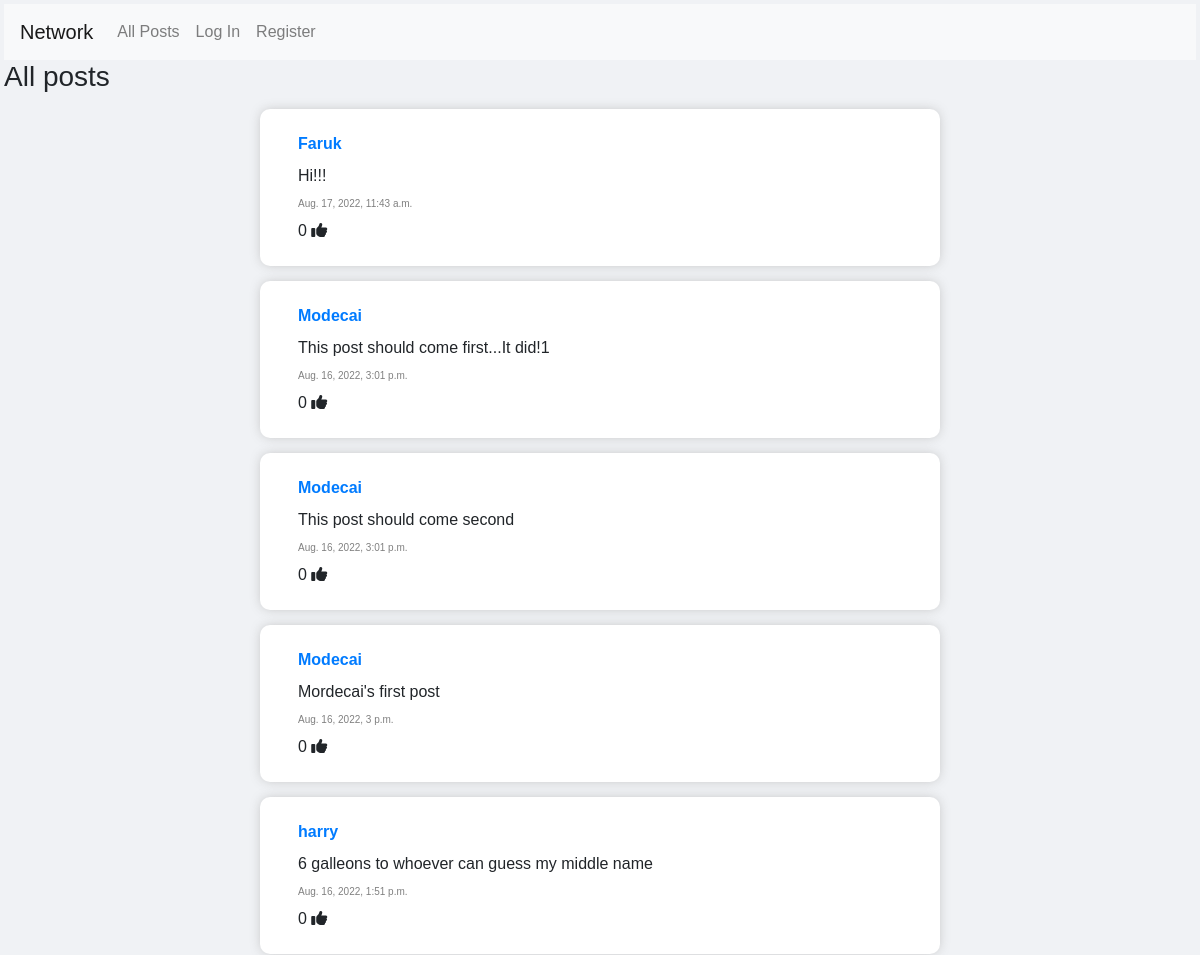
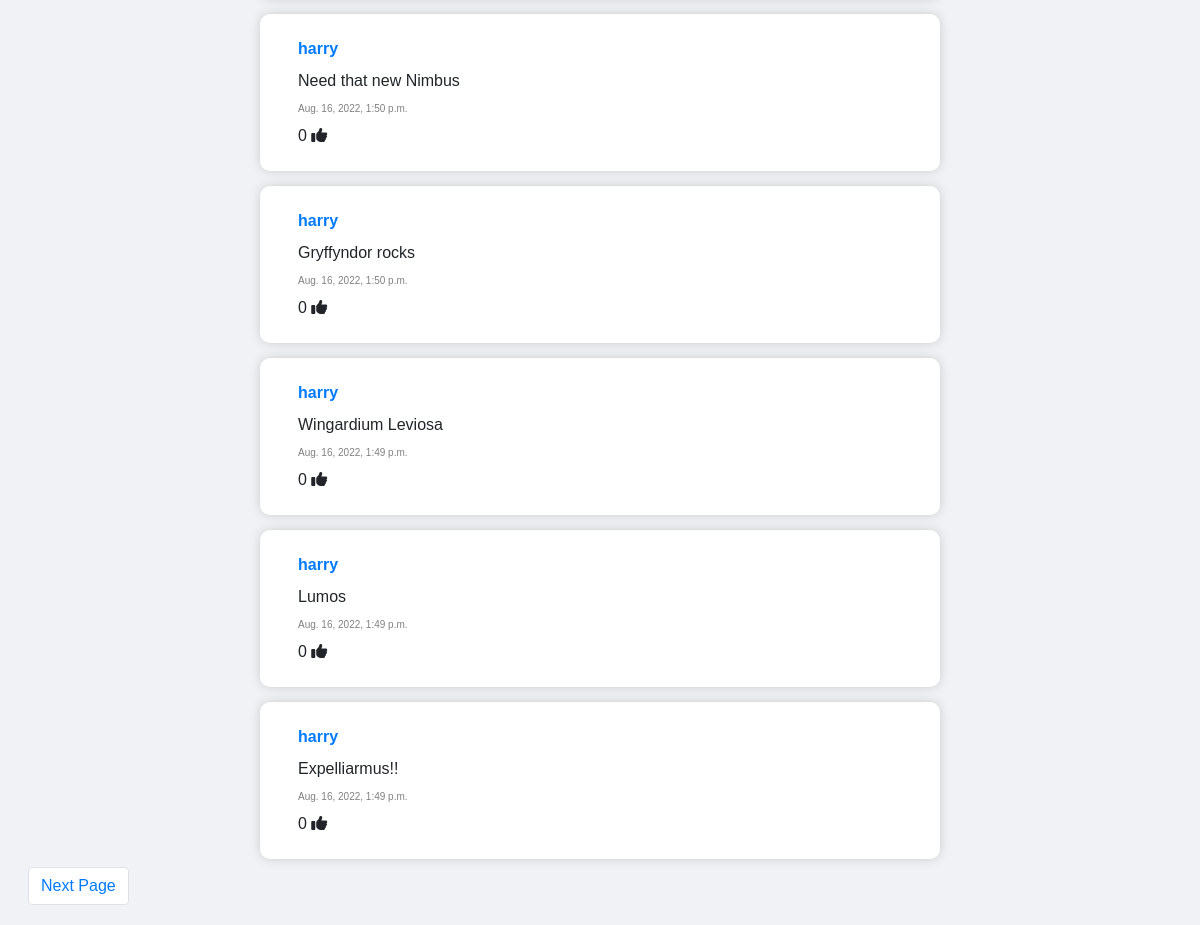
The page / on the database its author committed (2 pictures, top to bottom).
### network/models.py (models this page shows, shortened)
class Post(models.Model):
    id = models.AutoField(primary_key=True)
    user = models.ForeignKey(User, on_delete=models.CASCADE)
    addedOn = models.DateTimeField(auto_now_add=True)
    content = models.CharField(max_length=500)
    liked_by = models.ManyToManyField(User, symmetrical=False, blank=True, related_name="users_liked")
    def count_likes(self):
        return self.liked_by.count()
    class Meta:
        ordering = ['-addedOn']

class User(AbstractUser):
    followers = models.ManyToManyField('self', symmetrical=False, blank=True, related_name='user_followers')

### network/views.py (the view)
# urls.py: path("", views.index, name="index"),
def index(request):
    posts_per_page = 10
    post_list = Post.objects.all()
    paginator = Paginator(post_list, posts_per_page)
    get_page = request.GET.get('p')
    page_number = get_page if get_page is not None else 1
    current_page = paginator.get_page(page_number)
    context = {
        "current_page": current_page,
        "pagination_needed": paginator.num_pages > 1
    }
    if request.method == "POST":
        post_body = request.POST["post-text"]
        if len(post_body) > 0:
            post = Post(user=request.user, content=post_body)
            post.save()
    return render(request, "network/index.html", context)

### network/templates/network/index.html (shortened to what this page needs)
{% extends "network/layout.html" %}
{% load static %}
{% block body %}
    <div class="container-m3">
        <h3>All posts</h3>
    </div>
    {% for post in current_page.object_list %}
        <div class="post-wrap-card post-div">
            <div class="row m-2">
                <div class="col font-weight-bold"><a href="/user/{{ post.user }}">{{ post.user }}</a> </div>
            </div>
            <div class="row m-2">
                <div class="col post-context">{{ post.content }}</div>
            </div>
            <div class="row m-2">
                <div class="col post-date" >{{ post.addedOn }}</div>
            </div>
            <div class="row m-2">
                <div class="col" ><span class="like-count-label {% if user in post.liked_by.all %}liked-post{% endif %}">{{ post.count_likes }} </span><i class="fa-solid fa-thumbs-up"></i></div>
            </div>
        </div>
    {% endfor %}
    {% if pagination_needed %}
        <div class="mx-4 my-2">
            <nav>
              <ul class="pagination">
                  {% if current_page.has_next %}
                    <li class="page-item"><a class="page-link" href="?p={{ current_page.next_page_number }}">Next Page</a></li>
                  {% endif %}
              </ul>
            </nav>
        </div>
    {% endif %}
{% endblock %}

### network/templates/network/layout.html (shortened to what this page needs)
{% load static %}
<!DOCTYPE html>
<html lang="en">
    <head>
        <link rel="stylesheet" href="https://stackpath.bootstrapcdn.com/bootstrap/4.4.1/css/bootstrap.min.css">
        <link href="{% static 'network/styles.css' %}" rel="stylesheet">
        <link href="{% static 'fontawesomefree/css/fontawesome.css' %}" rel="stylesheet" type="text/css">
        <link href="{% static 'fontawesomefree/css/solid.css' %}" rel="stylesheet" type="text/css">
    </head>
    <body>
        <nav class="navbar navbar-expand-lg navbar-light bg-light">
            <a class="navbar-brand" href="{% url 'index' %}">Network</a>
            <div>
              <ul class="navbar-nav mr-auto">
                <li class="nav-item">
                  <a class="nav-link" href="{% url 'index' %}">All Posts</a>
                </li>
                {% if user.is_authenticated %}
                    <li class="nav-item">
                        <a class="nav-link" href="{% url 'following' %}">Following</a>
                    </li>
                    <li class="nav-item">
                        <a class="nav-link" href="{% url 'logout' %}">Log Out</a>
                    </li>
                {% else %}
                    <li class="nav-item">
                        <a class="nav-link" href="{% url 'login' %}">Log In</a>
                    </li>
                    <li class="nav-item">
                        <a class="nav-link" href="{% url 'register' %}">Register</a>
                    </li>
                {% endif %}
              </ul>
            </div>
          </nav>
        <div class="body">
            {% block body %}
            {% endblock %}
        </div>
    </body>
</html>

### network/static/network/styles.css (style rules this page uses)
.post-date { font-size: 10px; color:gray; }
.like-count-label, .edit-label:hover, .cancel-edit-label:hover { cursor: pointer; }

### network/templates/network/layout.html (style rules this page uses)
body { margin:2px; padding:2px; font-family: 'Trebuchet MS', 'Lucida Sans Unicode', 'Lucida Grande', 'Lucida Sans', Arial, sans-serif; background-color: #F0F2F5; }
.post-wrap-card { margin:auto; margin-top: 15px; padding: 15px; border-radius: 10px; background: white; box-shadow: 0px 0px 12px -2px rgba(173,173,173,0.8); max-width: 680px; }
.post-date { font-size: 10px; color:gray; }
.like-count-label, .edit-label:hover, .cancel-edit-label:hover { cursor: pointer; }

### rows shown on the page
Post: user "Faruk", content "Hi!!!", addedOn "Aug. 17, 2022, 11:43 a.m.", count_likes "0"
Post: user "Modecai", content "This post should come first...It did!1", addedOn "Aug. 16, 2022, 3:01 p.m.", count_likes "0"
Post: user "Modecai", content "This post should come second", addedOn "Aug. 16, 2022, 3:01 p.m.", count_likes "0"
Post: user "Modecai", content "Mordecai's first post", addedOn "Aug. 16, 2022, 3 p.m.", count_likes "0"
Post: user "harry", content "6 galleons to whoever can guess my middle name", addedOn "Aug. 16, 2022, 1:51 p.m.", count_likes "0"
Post: user "harry", content "Need that new Nimbus", addedOn "Aug. 16, 2022, 1:50 p.m.", count_likes "0"
Post: user "harry", content "Gryffyndor rocks", addedOn "Aug. 16, 2022, 1:50 p.m.", count_likes "0"
Post: user "harry", content "Wingardium Leviosa", addedOn "Aug. 16, 2022, 1:49 p.m.", count_likes "0"
Post: user "harry", content "Lumos", addedOn "Aug. 16, 2022, 1:49 p.m.", count_likes "0"
Post: user "harry", content "Expelliarmus!!", addedOn "Aug. 16, 2022, 1:49 p.m.", count_likes "0"
